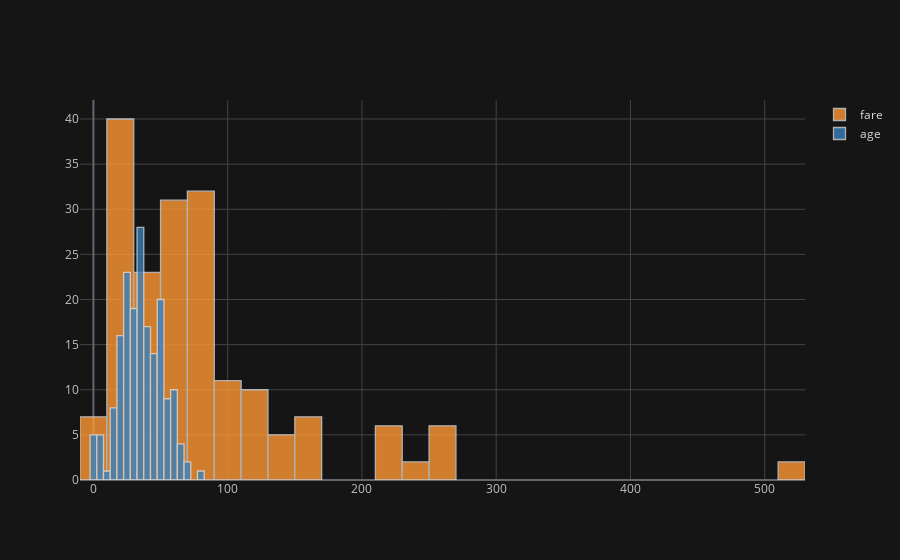

The cell this chart's notebook holds for it:
### Code cell
titanic[['fare','age']].iplot(kind='histogram')

### Figure 1 — Plotly figure (JSON) as saved in the notebook; plotly's stock layout.template omitted (floating-point values rounded to 4 significant figures; data arrays with more than 128 entries replaced by an {"elided": "..."} marker saying what was removed)
{"data": [{"histfunc": "count", "histnorm": "", "marker": {"color": "rgba(255, 153, 51, 1.0)", "line": {"color": "#D9D9D9", "width": 1.3}}, "name": "fare", "opacity": 0.8, "orientation": "v", "type": "histogram", "x": {"elided": "182 float values"}}, {"histfunc": "count", "histnorm": "", "marker": {"color": "rgba(55, 128, 191, 1.0)", "line": {"color": "#D9D9D9", "width": 1.3}}, "name": "age", "opacity": 0.8, "orientation": "v", "type": "histogram", "x": {"elided": "182 float values"}}], "layout": {"barmode": "overlay", "legend": {"bgcolor": "#151516", "font": {"color": "#D9D9D9"}}, "paper_bgcolor": "#151516", "plot_bgcolor": "#151516", "title": {"font": {"color": "#D9D9D9"}}, "xaxis": {"gridcolor": "#434343", "showgrid": true, "tickfont": {"color": "#C2C2C2"}, "title": {"font": {"color": "#D9D9D9"}, "text": ""}, "zerolinecolor": "#666570"}, "yaxis": {"gridcolor": "#434343", "showgrid": true, "tickfont": {"color": "#C2C2C2"}, "title": {"font": {"color": "#D9D9D9"}, "text": ""}, "zerolinecolor": "#666570"}}}
